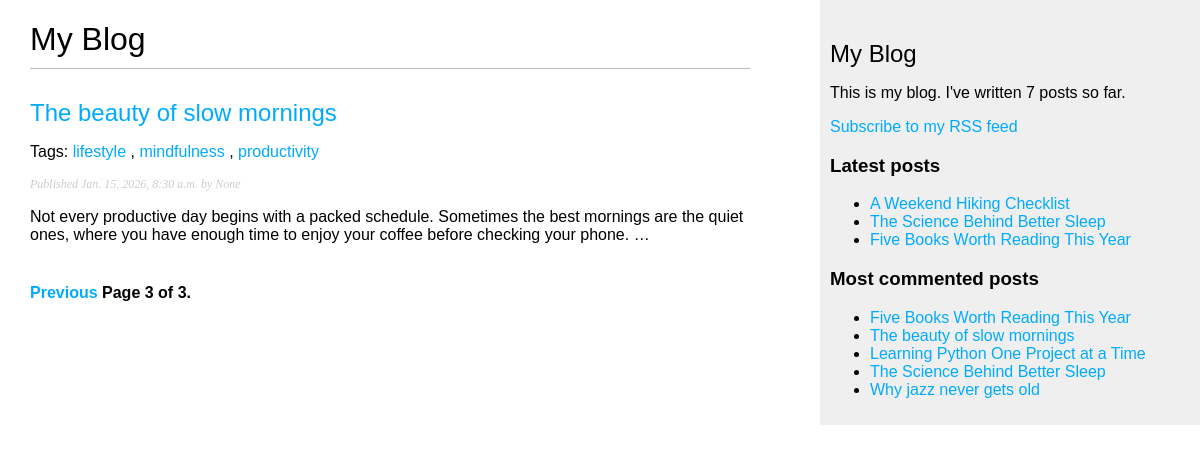
Page /blog/?page=3 on the committed database.
### blog/models.py (models this page shows, shortened)
class Post(models.Model):
    objects = models.Manager()
    published = PublishedManager()
    tags = TaggableManager()
    class Status(models.TextChoices):
        DRAFT = ('DF', 'Draft')
        PUBLISHED = ('PB', 'Published')
    title = models.CharField(max_length=250)
    slug = models.SlugField(max_length=250, unique_for_date='publish')
    body = models.TextField()
    publish = models.DateTimeField(default=timezone.now)
    created = models.DateTimeField(auto_now_add=True)
    updated = models.DateTimeField(auto_now=True)
    status = models.CharField(
        max_length=2,
        choices=Status,
        default=Status.DRAFT)
    author = models.ForeignKey(settings.AUTH_USER_MODEL,
                               on_delete=models.CASCADE,
                               null=True, blank=True,
                               related_name= 'blog_posts')
    class Meta:
        ordering = ['-publish']
        indexes = [
            models.Index(fields=['-publish'])]
    def get_absolute_url(self):
        return reverse(
            'blog:post_detail',
            args=[
                self.publish.year,
                self.publish.month,
                self.publish.day,
                self.slug
            ]
        )

### blog/views.py (the view)
# urls.py: path('', views.post_list, name='post_list'),
def post_list(request, tag_slug=None):
    all_posts = Post.published.all()
    tag = None
    if tag_slug:
        tag = get_object_or_404(Tag, slug=tag_slug)
        all_posts = all_posts.filter(tags__in=[tag])
    paginator = Paginator(all_posts, 3)
    page_number = request.GET.get('page', 1)
    try:
        posts = paginator.page(page_number)
    except PageNotAnInteger:
        posts = paginator.page(1)
    except EmptyPage:
        posts = paginator.page(paginator.num_pages)
    return render(
        request,
        'blog/post/list.html',
        {'posts': posts, 'tag': tag}
    )

### blog/models.py (called while the page is built)
    def get_queryset(self):
        return super().get_queryset().filter(status=Post.Status.PUBLISHED)

### blog/templatetags/blog_tags.py (called while the page is built)
@register.simple_tag
def total_posts():
    return Post.published.count()

@register.inclusion_tag('blog/post/latest_posts.html')
def show_latest_posts(count=5):
    latest_posts = Post.published.order_by('-publish')[:count]
    return {'latest_posts': latest_posts}

@register.simple_tag
def get_most_commented_posts(count=5):
    return Post.published.annotate(
        total_comments = Count('comments')
    ).order_by('-total_comments')[:count]

### blog/templates/blog/post/list.html (shortened to what this page needs)
{% extends 'blog/base.html' %}
{% block content %}
    <h1>My Blog</h1>
    {% for post in posts %}
        <h2>
            <a href="{{ post.get_absolute_url }}">
                {{ post.title }}
            </a>
        </h2>
        <p class="tags">
            Tags:
            {% for tag in post.tags.all %}
                <a href="{% url 'blog:post_list_by_tag' tag.slug %}">
                    {{ tag.name }}
                </a>
                {% if not forloop.last %}, {% endif %}
            {% endfor %}
        </p>
        <p class="date">
            Published {{ post.publish }} by {{ post.author }}
        </p>
        {{ post.body|truncatewords:30|linebreaks }}
    {% endfor %}
    {% include "pagination.html" with page=posts %}
{% endblock %}

### blog/templates/blog/base.html (shortened to what this page needs)
{% load blog_tags %}
{% load static %}
<!DOCTYPE html>
<html>
    <head>
        <link href="{% static "css/blog.css" %}" rel="stylesheet" />
    </head>
    <body>
        <div id="content">
            {% block content %}
            {% endblock %}
        </div>
        <div id="sidebar">
            <h2>My Blog</h2>
            <p>
                This is my blog.
                I've written {% total_posts %} posts so far.
            </p>
            <p>
                <a href="{% url 'blog:post_feed' %}">Subscribe to my RSS feed</a>
            </p>
            <h3>Latest posts</h3>
            {% show_latest_posts 3 %}
            <h3>Most commented posts</h3>
            {% get_most_commented_posts as most_commented_posts %}
            <ul>
                {% for post in most_commented_posts %}
                    <li>
                        <a href="{{ post.get_absolute_url }}">{{ post.title }}</a>
                    </li>
                {% endfor %}
            </ul>
        </div>
    </body>
</html>

### blog/templates/blog/post/latest_posts.html
<ul>
    {% for post in latest_posts %}
        <li>
            <a href="{{ post.get_absolute_url }}">{{ post.title }}</a>
        </li>
    {% endfor %}
</ul>

### blog/static/css/blog.css (style rules this page uses)
body { margin: 0; padding: 0; font-family: helvetica, sans-serif; }
a { color: #00abff; text-decoration: none; }
h1 { font-weight: normal; border-bottom: 1px solid #bbb; padding: 0 0 10px 0; }
h2 { font-weight: normal; margin: 30px 0 0; }
#content { float: left; width: 60%; padding: 0 0 0 30px; }
#sidebar { float: right; width: 30%; padding: 10px; background: #efefef; height: 100%; }
p.date { color: #ccc; font-family: georgia, serif; font-size: 12px; font-style: italic; }

### rows in the picture
Post: title "The beauty of slow mornings", publish "Jan. 15, 2026, 8:30 a.m.", author "None", body "Not every productive day begins with a packed schedule. Sometimes the best mornings are the quiet ones, where you have enough time to enjoy your coffee before checking your phone. …"
Tag: name "lifestyle"
Tag: name "mindfulness"
Tag: name "productivity"
Post: title "A Weekend Hiking Checklist"
Post: title "The Science Behind Better Sleep"
Post: title "Five Books Worth Reading This Year"
Post: title "Learning Python One Project at a Time"
Post: title "Why jazz never gets old"

### other values in the picture
{{ page.number }} "3"
{{ page.paginator.num_pages }} "3"
